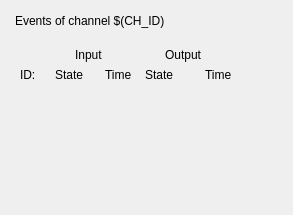
<?xml version="1.0" encoding="UTF-8"?>
<ui version="4.0">
 <class>Form</class>
 <widget class="QWidget" name="Form">
  <property name="geometry">
   <rect>
    <x>0</x>
    <y>0</y>
    <width>293</width>
    <height>215</height>
   </rect>
  </property>
  <property name="windowTitle">
   <string>Form</string>
  </property>
  <widget class="caInclude" name="cainclude">
   <property name="geometry">
    <rect>
     <x>15</x>
     <y>90</y>
     <width>271</width>
     <height>121</height>
    </rect>
   </property>
   <property name="macro">
    <string>IOC=$(IOC),MasterID=$(MasterID),SlaveID=$(SlaveID),CH_ID=$(CH_ID),EV=$(EV),EV=$(EV),ID=01;IOC=$(IOC),MasterID=$(MasterID),SlaveID=$(SlaveID),CH_ID=$(CH_ID),EV=$(EV),EV=$(EV),ID=02;IOC=$(IOC),MasterID=$(MasterID),SlaveID=$(SlaveID),CH_ID=$(CH_ID),EV=$(EV),EV=$(EV),ID=03;IOC=$(IOC),MasterID=$(MasterID),SlaveID=$(SlaveID),CH_ID=$(CH_ID),EV=$(EV),EV=$(EV),ID=04;IOC=$(IOC),MasterID=$(MasterID),SlaveID=$(SlaveID),CH_ID=$(CH_ID),EV=$(EV),EV=$(EV),ID=05;IOC=$(IOC),MasterID=$(MasterID),SlaveID=$(SlaveID),CH_ID=$(CH_ID),EV=$(EV),EV=$(EV),ID=06;IOC=$(IOC),MasterID=$(MasterID),SlaveID=$(SlaveID),CH_ID=$(CH_ID),EV=$(EV),EV=$(EV),ID=07;IOC=$(IOC),MasterID=$(MasterID),SlaveID=$(SlaveID),CH_ID=$(CH_ID),EV=$(EV),EV=$(EV),ID=08</string>
   </property>
   <property name="filename" stdset="0">
    <string notr="true">ecmcEL1259_EVX.ui</string>
   </property>
   <property name="stacking">
    <enum>caInclude::Row</enum>
   </property>
   <property name="numberOfItems" stdset="0">
    <number>5</number>
   </property>
  </widget>
  <widget class="caLabel" name="calabel_21">
   <property name="geometry">
    <rect>
     <x>15</x>
     <y>5</y>
     <width>236</width>
     <height>31</height>
    </rect>
   </property>
   <property name="text">
    <string>Events of channel $(CH_ID)</string>
   </property>
   <property name="alignment">
    <set>Qt::AlignLeading|Qt::AlignLeft|Qt::AlignVCenter</set>
   </property>
  </widget>
  <widget class="caLabel" name="calabel_4">
   <property name="geometry">
    <rect>
     <x>20</x>
     <y>65</y>
     <width>21</width>
     <height>20</height>
    </rect>
   </property>
   <property name="text">
    <string>ID:</string>
   </property>
   <property name="alignment">
    <set>Qt::AlignLeading|Qt::AlignLeft|Qt::AlignVCenter</set>
   </property>
  </widget>
  <widget class="caLabel" name="calabel_5">
   <property name="geometry">
    <rect>
     <x>75</x>
     <y>45</y>
     <width>36</width>
     <height>20</height>
    </rect>
   </property>
   <property name="text">
    <string>Input</string>
   </property>
   <property name="alignment">
    <set>Qt::AlignLeading|Qt::AlignLeft|Qt::AlignVCenter</set>
   </property>
  </widget>
  <widget class="caLabel" name="calabel_6">
   <property name="geometry">
    <rect>
     <x>55</x>
     <y>65</y>
     <width>36</width>
     <height>20</height>
    </rect>
   </property>
   <property name="text">
    <string>State</string>
   </property>
   <property name="alignment">
    <set>Qt::AlignLeading|Qt::AlignLeft|Qt::AlignVCenter</set>
   </property>
  </widget>
  <widget class="caLabel" name="calabel_7">
   <property name="geometry">
    <rect>
     <x>105</x>
     <y>65</y>
     <width>36</width>
     <height>20</height>
    </rect>
   </property>
   <property name="text">
    <string>Time</string>
   </property>
   <property name="alignment">
    <set>Qt::AlignLeading|Qt::AlignLeft|Qt::AlignVCenter</set>
   </property>
  </widget>
  <widget class="caLabel" name="calabel_8">
   <property name="geometry">
    <rect>
     <x>205</x>
     <y>65</y>
     <width>36</width>
     <height>20</height>
    </rect>
   </property>
   <property name="text">
    <string>Time</string>
   </property>
   <property name="alignment">
    <set>Qt::AlignLeading|Qt::AlignLeft|Qt::AlignVCenter</set>
   </property>
  </widget>
  <widget class="caLabel" name="calabel_9">
   <property name="geometry">
    <rect>
     <x>165</x>
     <y>45</y>
     <width>56</width>
     <height>20</height>
    </rect>
   </property>
   <property name="text">
    <string>Output</string>
   </property>
   <property name="alignment">
    <set>Qt::AlignLeading|Qt::AlignLeft|Qt::AlignVCenter</set>
   </property>
  </widget>
  <widget class="caLabel" name="calabel_10">
   <property name="geometry">
    <rect>
     <x>145</x>
     <y>65</y>
     <width>36</width>
     <height>20</height>
    </rect>
   </property>
   <property name="text">
    <string>State</string>
   </property>
   <property name="alignment">
    <set>Qt::AlignLeading|Qt::AlignLeft|Qt::AlignVCenter</set>
   </property>
  </widget>
 </widget>
 <customwidgets>
  <customwidget>
   <class>caLabel</class>
   <extends>QLabel</extends>
   <header>caLabel</header>
  </customwidget>
  <customwidget>
   <class>caInclude</class>
   <extends>QWidget</extends>
   <header>caInclude</header>
  </customwidget>
 </customwidgets>
 <resources/>
 <connections/>
</ui>
